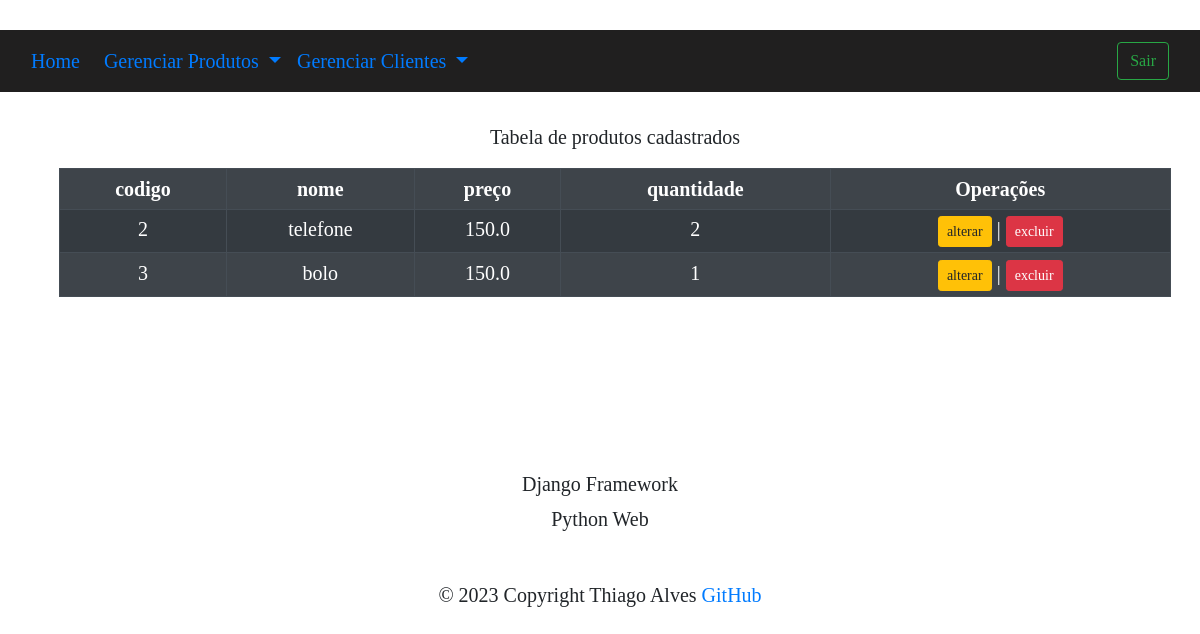
/produtos/Lista/, run on an earlier commit of the app's database.
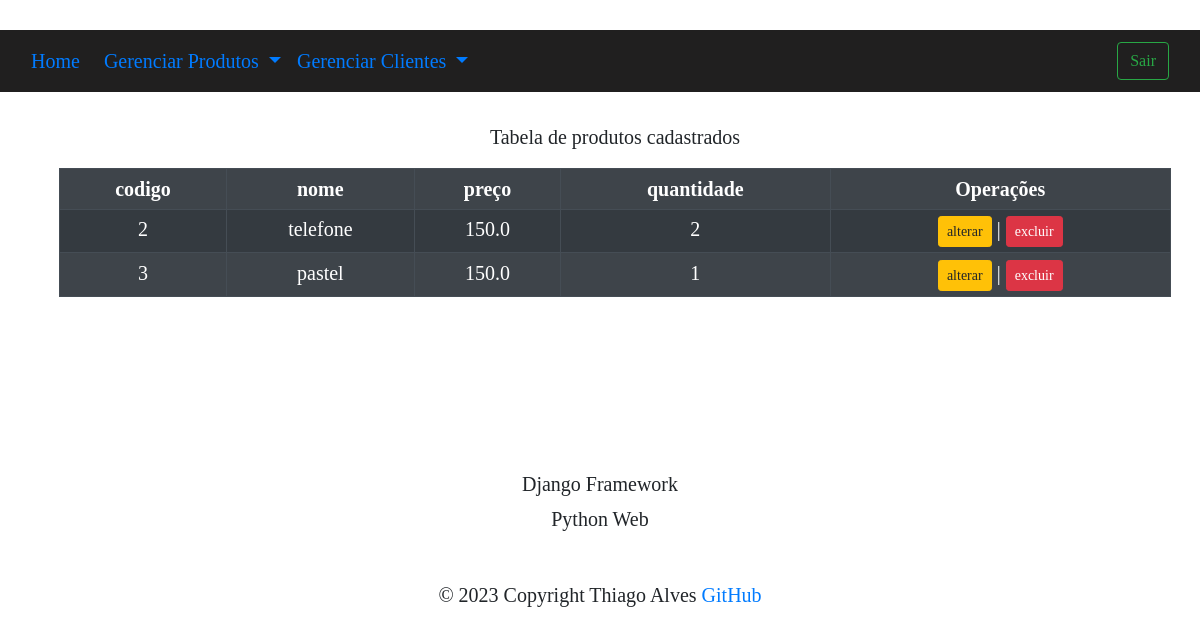
And on a later commit of the database.
### appProdutos/models.py (models this page shows, shortened)
class Produto(models.Model):
    codigo = models.AutoField(primary_key=True)
    nome = models.CharField(max_length=100,null=False)
    preco = models.FloatField(null=False)
    quantidade = models.IntegerField(null=False)
    class Meta:
        db_table = 'produto'

### appProdutos/views.py (the view)
# urls.py: path('Lista/', views.lista, name='lista'),
def lista(request):
    produtos = Produto.objects.order_by('codigo').all()
    return render(request, LISTA_PAGE, {'produtos': produtos})

### appProdutos/templates/appProdutos/lista.html (shortened to what this page needs)
{% extends 'appProdutos/base.html' %}
{% block main_content %}
<p align="center"> Tabela de produtos cadastrados </p>
{% if produtos or produtos|length > 0 %}
<table  align="center" class="table table-bordered table-striped table-sm table-dark">
  <tr align="center">
        <th> codigo </th>
        <th> nome  </th>
        <th> preço </th>
        <th> quantidade </th>
        <th> Operações </th>
  </tr>
    {% for produto in produtos %}
        <tr align="center" >
            <td> {{ produto.codigo }}  </td>
            <td> {{ produto.nome }}  </td>
            <td> {{ produto.preco }}  </td>
            <td> {{ produto.quantidade }}  </td>
            <td> <a href="{% url 'produtos:alterar' codigo=produto.codigo %}"
                    class="btn btn-warning btn-sm" > alterar </a> |
                 <a href="{% url 'produtos:excluir' codigo=produto.codigo %}"
            onclick="return window.confirm('Deseja realmente excluir ? ');"
                    class="btn btn-danger btn-sm" > excluir </a> </td>
        </tr>
        {% endfor %}
</table>
{% else %}
    <p> Nenhum produto cadastrado </p>
{% endif %}
{% endblock %}

What changed in the data, as far as the page shows it:
changed Produto id 3: nome "bolo" → "pastel"
